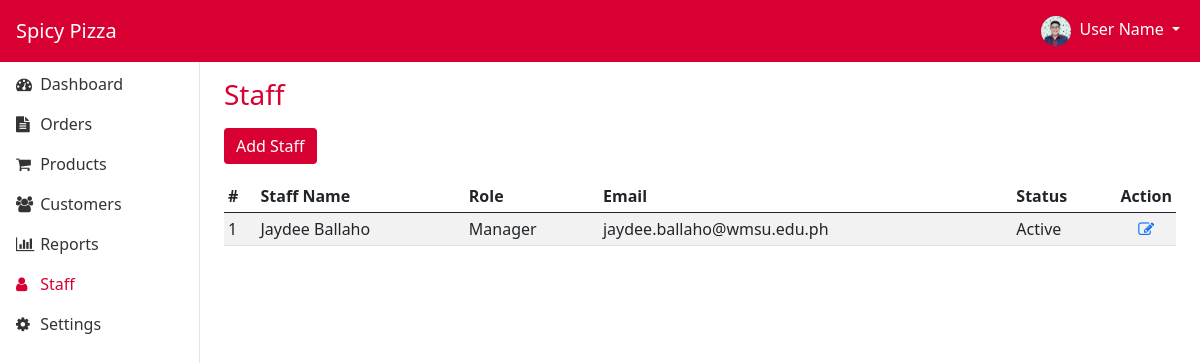
Page /admin/staff.php (signed in) on the committed database.
### tables this page shows
CREATE TABLE `staff` (
  `id` int(11) NOT NULL,
  `firstname` varchar(100) NOT NULL,
  `lastname` varchar(100) NOT NULL,
  `role` varchar(100) NOT NULL,
  `email` varchar(100) NOT NULL,
  `password` varchar(100) NOT NULL,
  `status` varchar(100) NOT NULL,
  `created_at` timestamp NOT NULL DEFAULT current_timestamp(),
  `updated_at` timestamp NOT NULL DEFAULT current_timestamp() ON UPDATE current_timestamp()
);

### classes/staff.class.php (called while the page is built, shortened)
<?php
require_once 'database.php';
Class Staff{
    protected $db;
    function __construct()
    {
        $this->db = new Database();
    }
    function show(){
        $sql = "SELECT * FROM staff ORDER BY firstname ASC, lastname ASC;";
        $query=$this->db->connect()->prepare($sql);
        $data = null;
        if($query->execute()){
            $data = $query->fetchAll();
        }
        return $data;
    }
}
?>

### classes/database.php (called while the page is built)
<?php
class Database{
    private $host = 'localhost';
    private $username = 'root';
    private $password = '';
    private $database = 'spicypizzaphp';
    protected $connection;
    function connect(){
        try
			{
				$this->connection = new PDO("mysql:host=$this->host;dbname=$this->database",
											$this->username, $this->password);
			}
			catch (PDOException $e)
			{
				echo "Connection error " . $e->getMessage();
			}
        return $this->connection;
    }
}
?>

### admin/staff.php (the view, shortened to what this page needs)
<!DOCTYPE html>
<html lang="en">
<?php
    require_once('../include/head.php');
?>
<body>
    <?php
        require_once('../include/header.admin.php')
    ?>
    <main>
        <div class="container-fluid">
            <div class="row">
                <?php
                    require_once('../include/sidepanel.php')
                ?>
                <main class="col-md-9 ms-sm-auto col-lg-10 px-md-4">
                    <h2 class="h3 brand-color pt-3 pb-2">Staff</h2>
                    <a href="addstaff.php" class="btn btn-primary brand-bg-color mb-3">Add Staff</a>
                    <div id="table-container">
                    <?php
                        require_once '../classes/staff.class.php';
                        $staff = new Staff();
                        $staffArray = $staff->show();
                        $counter = 1;
                    ?>
                        <table id="staff" class="table table-striped table-sm">
                            <thead>
                                <tr>
                                    <th scope="col">#</th>
                                    <th scope="col">Staff Name</th>
                                    <th scope="col">Role</th>
                                    <th scope="col">Email</th>
                                    <th scope="col">Status</th>
                                    <th scope="col" width="5%">Action</th>
                                </tr>
                            </thead>
                            <tbody id="staffTableBody">
                        <?php
                            if ($staffArray) {
                                foreach ($staffArray as $item) {
                        ?>
                                    <tr>
                                        <td><?= $counter ?></td>
                                        <td><?= $item['firstname'] . ' ' . $item['lastname'] ?></td>
                                        <td><?= $item['role'] ?></td>
                                        <td><?= $item['email'] ?></td>
                                        <td><?= $item['status'] ?></td>
                                        <td class="text-center"><a href="editstaff.php?id=<?= $item['id'] ?>"><i class="fa fa-pencil-square-o" aria-hidden="true"></i></a></td>
                                    </tr>
                        <?php
                                    $counter++;
                                }
                            }
                        ?>
                            </tbody>
                        </table>
                    </div>
                </main>
            </div>
        </div>
    </main>
</body>
</html>

### css/style.css (style rules this page uses)
* { font-family: 'Segoe UI', Tahoma, Geneva, Verdana, sans-serif; font-size: 1em; box-sizing: border-box; }
.brand-color { color: #D80032 !important; }
.brand-bg-color { background-color: #D80032 !important; color: white !important; border: none; }

### rows in the picture
staff: firstname "Jaydee", lastname "Ballaho", role "Manager", email "jaydee.ballaho@wmsu.edu.ph", status "Active"
